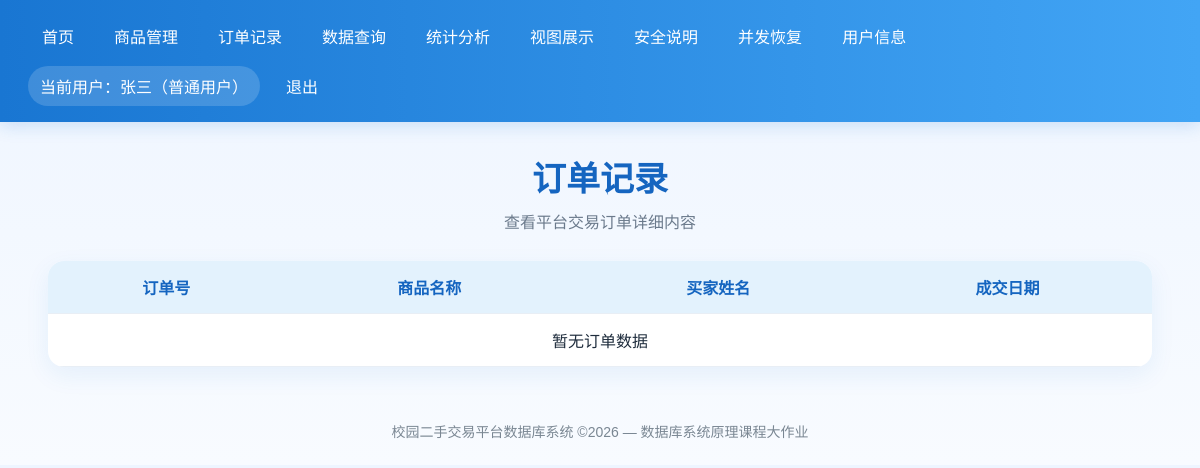
Before: /orders (signed in) with the older database file.
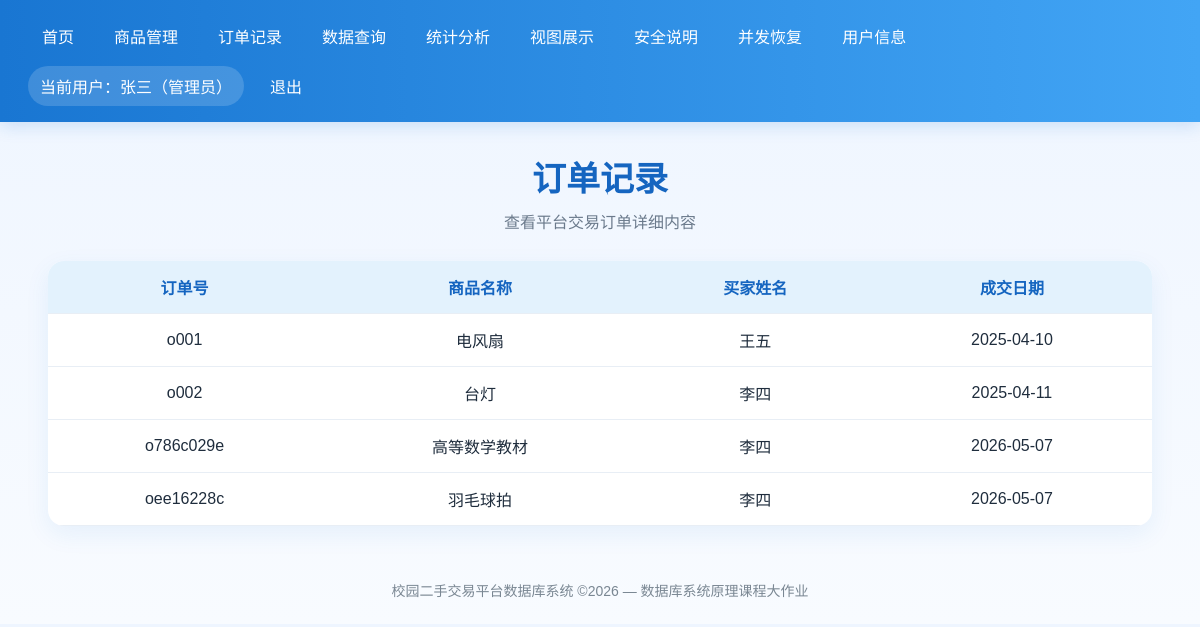
After: the same page with the newer database file.
### tables this page shows
CREATE TABLE orders (
    order_id TEXT PRIMARY KEY,
    buyer_id TEXT NOT NULL,
    item_id TEXT NOT NULL UNIQUE,
    order_date TEXT NOT NULL,
    FOREIGN KEY (buyer_id) REFERENCES user(user_id),
    FOREIGN KEY (item_id) REFERENCES item(item_id)
);

CREATE TABLE item (
    item_id TEXT PRIMARY KEY,
    item_name TEXT NOT NULL,
    category TEXT NOT NULL,
    price REAL NOT NULL CHECK(price >= 0),
    seller_id TEXT NOT NULL,
    status INTEGER NOT NULL CHECK(status IN (0, 1)),
    FOREIGN KEY (seller_id) REFERENCES user(user_id)
);

CREATE TABLE user (
    user_id TEXT PRIMARY KEY,
    username TEXT NOT NULL,
    password TEXT NOT NULL,
    gender TEXT NOT NULL,
    phone TEXT NOT NULL,
    role TEXT NOT NULL CHECK(role IN ('admin', 'user'))
);

### app.py (the view)
@app.route("/orders")
@login_required
def orders():
    conn = get_db_connection()
    if session.get("role") == "admin":
        orders_data = conn.execute("""
            SELECT orders.order_id, orders.order_date,
                   item.item_name,
                   buyer.username AS buyer_name
            FROM orders
            JOIN item ON orders.item_id = item.item_id
            JOIN user AS buyer ON orders.buyer_id = buyer.user_id
            ORDER BY orders.order_id
        """).fetchall()
    else:
        orders_data = conn.execute("""
            SELECT orders.order_id, orders.order_date,
                   item.item_name,
                   buyer.username AS buyer_name
            FROM orders
            JOIN item ON orders.item_id = item.item_id
            JOIN user AS buyer ON orders.buyer_id = buyer.user_id
            WHERE orders.buyer_id = ?
            ORDER BY orders.order_id
        """, (session["user_id"],)).fetchall()
    conn.close()
    return render_template("orders.html", orders=orders_data)

### app.py (called while the page is built)
def get_db_connection():
    conn = sqlite3.connect(DATABASE)
    conn.row_factory = sqlite3.Row
    conn.execute("PRAGMA foreign_keys = ON")
    return conn

def login_required(f):
    @wraps(f)
    def wrapper(*args, **kwargs):
        if "user_id" not in session:
            flash("请先登录后再访问。")
            return redirect(url_for("login"))
        return f(*args, **kwargs)
    return wrapper

### templates/orders.html (shortened to what this page needs)
{% extends "base.html" %}
{% block content %}
<h1 class="page-title">订单记录</h1>
<p class="page-subtitle">查看平台交易订单详细内容</p>
<div class="table-wrap">
    <table>
        <thead>
            <tr>
                <th>订单号</th>
                <th>商品名称</th>
                <th>买家姓名</th>
                <th>成交日期</th>
            </tr>
        </thead>
        <tbody>
            {% for order in orders %}
            <tr>
                <td>{{ order['order_id'] }}</td>
                <td>{{ order['item_name'] }}</td>
                <td>{{ order['buyer_name'] }}</td>
                <td>{{ order['order_date'] }}</td>
            </tr>
            {% endfor %}
            {% if not orders %}
            <tr>
                <td colspan="4">暂无订单数据</td>
            </tr>
            {% endif %}
        </tbody>
    </table>
</div>
{% endblock %}

Changed rows visible on the page:
now on this page (row unchanged): orders: order_id "o001", item_name "电风扇", buyer_name "王五", order_date "2025-04-10"
now on this page (row unchanged): orders: order_id "o002", item_name "台灯", buyer_name "李四", order_date "2025-04-11"
added orders: order_id "o786c029e", item_name "高等数学教材", buyer_name "李四", order_date "2026-05-07"
added orders: order_id "oee16228c", item_name "羽毛球拍", buyer_name "李四", order_date "2026-05-07"
Other visible differences:
{{ '管理员' if session.get('role') == 'admin' else '普通用户' }}: "普通用户" → "管理员"
text no longer shown: "暂无订单数据"
